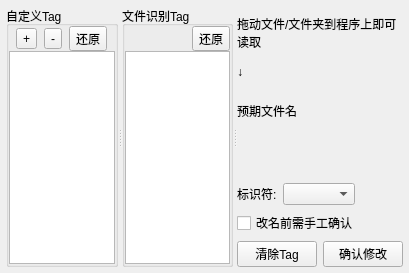
<?xml version="1.0" encoding="UTF-8"?>
<ui version="4.0">
 <class>MainWindow</class>
 <widget class="QMainWindow" name="MainWindow">
  <property name="geometry">
   <rect>
    <x>0</x>
    <y>0</y>
    <width>409</width>
    <height>273</height>
   </rect>
  </property>
  <property name="windowTitle">
   <string>简易Tag</string>
  </property>
  <property name="unifiedTitleAndToolBarOnMac">
   <bool>false</bool>
  </property>
  <widget class="QWidget" name="centralwidget">
   <layout class="QHBoxLayout" name="horizontalLayout_5">
    <property name="spacing">
     <number>3</number>
    </property>
    <property name="leftMargin">
     <number>6</number>
    </property>
    <property name="topMargin">
     <number>6</number>
    </property>
    <property name="rightMargin">
     <number>6</number>
    </property>
    <property name="bottomMargin">
     <number>6</number>
    </property>
    <item>
     <widget class="QSplitter" name="splitter">
      <property name="orientation">
       <enum>Qt::Horizontal</enum>
      </property>
      <widget class="QGroupBox" name="groupBox">
       <property name="title">
        <string>自定义Tag</string>
       </property>
       <property name="flat">
        <bool>false</bool>
       </property>
       <property name="checkable">
        <bool>false</bool>
       </property>
       <layout class="QVBoxLayout" name="verticalLayout_2">
        <property name="spacing">
         <number>0</number>
        </property>
        <property name="leftMargin">
         <number>0</number>
        </property>
        <property name="topMargin">
         <number>0</number>
        </property>
        <property name="rightMargin">
         <number>0</number>
        </property>
        <property name="bottomMargin">
         <number>0</number>
        </property>
        <item>
         <layout class="QHBoxLayout" name="horizontalLayout">
          <item>
           <widget class="QToolButton" name="toolButton_add_tag">
            <property name="text">
             <string>+</string>
            </property>
           </widget>
          </item>
          <item>
           <widget class="QToolButton" name="toolButton_delete_tag">
            <property name="text">
             <string>-</string>
            </property>
           </widget>
          </item>
          <item>
           <widget class="QToolButton" name="toolButton_restore_tag">
            <property name="text">
             <string>还原</string>
            </property>
           </widget>
          </item>
         </layout>
        </item>
        <item>
         <widget class="QListWidget" name="listWidget_tag"/>
        </item>
       </layout>
      </widget>
      <widget class="QGroupBox" name="groupBox_2">
       <property name="title">
        <string>文件识别Tag</string>
       </property>
       <layout class="QVBoxLayout" name="verticalLayout_6">
        <property name="spacing">
         <number>0</number>
        </property>
        <property name="leftMargin">
         <number>0</number>
        </property>
        <property name="topMargin">
         <number>0</number>
        </property>
        <property name="rightMargin">
         <number>0</number>
        </property>
        <property name="bottomMargin">
         <number>0</number>
        </property>
        <item>
         <layout class="QHBoxLayout" name="horizontalLayout_4">
          <item>
           <spacer name="horizontalSpacer">
            <property name="orientation">
             <enum>Qt::Horizontal</enum>
            </property>
            <property name="sizeHint" stdset="0">
             <size>
              <width>40</width>
              <height>20</height>
             </size>
            </property>
           </spacer>
          </item>
          <item>
           <widget class="QToolButton" name="toolButton_restore_tag_file">
            <property name="text">
             <string>还原</string>
            </property>
           </widget>
          </item>
         </layout>
        </item>
        <item>
         <widget class="QListWidget" name="listWidget_tag_file"/>
        </item>
       </layout>
      </widget>
      <widget class="QWidget" name="layoutWidget">
       <layout class="QVBoxLayout" name="verticalLayout_4" stretch="1,0,0,0,0">
        <item>
         <layout class="QVBoxLayout" name="verticalLayout_3" stretch="1,0,1">
          <item>
           <widget class="QLabel" name="label_filename_original">
            <property name="text">
             <string>拖动文件/文件夹到程序上即可读取</string>
            </property>
            <property name="wordWrap">
             <bool>true</bool>
            </property>
           </widget>
          </item>
          <item>
           <widget class="QLabel" name="label_down">
            <property name="text">
             <string>↓</string>
            </property>
           </widget>
          </item>
          <item>
           <widget class="QLabel" name="label_filename_preview">
            <property name="text">
             <string>预期文件名</string>
            </property>
            <property name="wordWrap">
             <bool>true</bool>
            </property>
           </widget>
          </item>
         </layout>
        </item>
        <item>
         <spacer name="verticalSpacer">
          <property name="orientation">
           <enum>Qt::Vertical</enum>
          </property>
          <property name="sizeHint" stdset="0">
           <size>
            <width>20</width>
            <height>40</height>
           </size>
          </property>
         </spacer>
        </item>
        <item>
         <layout class="QHBoxLayout" name="horizontalLayout_2" stretch="0,0,1">
          <item>
           <widget class="QLabel" name="label_3">
            <property name="text">
             <string>标识符:</string>
            </property>
           </widget>
          </item>
          <item>
           <widget class="QComboBox" name="comboBox_tags"/>
          </item>
          <item>
           <spacer name="horizontalSpacer_2">
            <property name="orientation">
             <enum>Qt::Horizontal</enum>
            </property>
            <property name="sizeHint" stdset="0">
             <size>
              <width>40</width>
              <height>20</height>
             </size>
            </property>
           </spacer>
          </item>
         </layout>
        </item>
        <item>
         <widget class="QCheckBox" name="checkBox_rename_make_sure">
          <property name="text">
           <string>改名前需手工确认</string>
          </property>
         </widget>
        </item>
        <item>
         <layout class="QHBoxLayout" name="horizontalLayout_3">
          <item>
           <widget class="QPushButton" name="pushButton_clear">
            <property name="text">
             <string>清除Tag</string>
            </property>
           </widget>
          </item>
          <item>
           <widget class="QPushButton" name="pushButton_confirm">
            <property name="text">
             <string>确认修改</string>
            </property>
           </widget>
          </item>
         </layout>
        </item>
       </layout>
      </widget>
     </widget>
    </item>
   </layout>
  </widget>
 </widget>
 <resources/>
 <connections/>
</ui>
